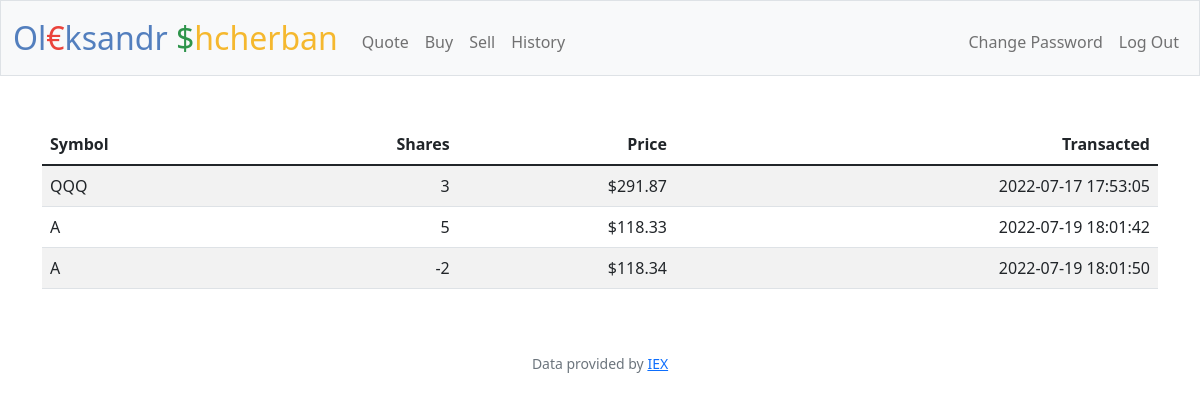
The app's page /history (signed in) with its own data.
### tables this page shows
CREATE TABLE 'operations' ('symbol' TEXT NOT NULL, 'shares' INTEGER NOT NULL, 'price' REAL, 'id'  INTEGER PRIMARY KEY NOT NULL  , 'user_id'  INTEGER NOT NULL  , 'datetime'  DATETIME NOT NULL DEFAULT CURRENT_TIMESTAMP  );

### app.py (the view)
@app.route("/history")
@login_required
def history():
    history = db.execute(
        "SELECT symbol, shares, price, datetime FROM operations WHERE user_id = (?)", session["user_id"])
    return render_template("history.html", history=history)

### app.py (called while the page is built)
@app.after_request
def after_request(response):
    response.headers["Cache-Control"] = "no-cache, no-store, must-revalidate"
    response.headers["Expires"] = 0
    response.headers["Pragma"] = "no-cache"
    return response

### helpers.py (called while the page is built)
def login_required(f):
    @wraps(f)
    def decorated_function(*args, **kwargs):
        if session.get("user_id") is None:
            return redirect("/login")
        return f(*args, **kwargs)
    return decorated_function

def usd(value):
    return f"${value:,.2f}"

### templates/history.html (shortened to what this page needs)
{% extends "layout.html" %}
{% block main %}
    <table class="table table-striped">
        <thead>
            <tr>
                <th class="text-start">Symbol</th>
                <th class="text-end">Shares</th>
                <th class="text-end">Price</th>
                <th class="text-end">Transacted</th>
            </tr>
        </thead>
        <tbody>
            {% for record in history %}
            <tr>
                <td class="text-start">{{ record['symbol'] }}</td>
                <td class="text-end">{{ record['shares'] }}</td>
                <td class="text-end">{{ record['price'] | usd }}</td>
                <td class="text-end">{{ record['datetime'] }}</td>
            </tr>
            {% endfor %}
        </tbody>
    </table>
{% endblock %}

### records on screen
operations: symbol "QQQ", shares "3", price "$291.87", datetime "2022-07-17 17:53:05"
operations: symbol "A", shares "5", price "$118.33", datetime "2022-07-19 18:01:42"
operations: symbol "A", shares "-2", price "$118.34", datetime "2022-07-19 18:01:50"
